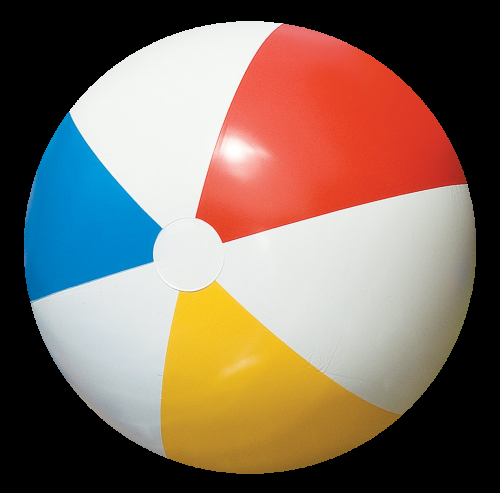
#> input picture 8- Object Detection and Object Tracking using HSV/ball.png, 500 x 493 px
$ python trackbar.py
#> lines starting #> are read from the running program, lines starting #| are printed output that depends on the picture; after the words box and inside, x2 and y2 are one past the last pixel; in counts of white or black regions, pixels touching at a corner belong together
import cv2
import numpy as np

cv2.namedWindow('image')

def nothing(x) :
    print(x)

cv2.createTrackbar('LH','image',0,255,nothing)
cv2.createTrackbar('LS','image',0,255,nothing)
cv2.createTrackbar('LV','image',0,255,nothing)
cv2.createTrackbar('UH','image',0,255,nothing)
cv2.createTrackbar('US','image',0,255,nothing)
cv2.createTrackbar('UV','image',0,255,nothing)

while True :
    img = cv2.imread("ball.png",1)
#> img is the input picture: shape (493, 500, 3); mean B, G, R 97, 110.1, 128.1
    hsv = cv2.cvtColor(img, cv2.COLOR_BGR2HSV)
#> hsv: shape (493, 500, 3); mean H, S, V 28.4, 68.7, 141.4

    lh = cv2.getTrackbarPos('LH','image')
    ls = cv2.getTrackbarPos('LS','image')
    lv = cv2.getTrackbarPos('LV','image')
    uh = cv2.getTrackbarPos('UH','image')
    us = cv2.getTrackbarPos('US','image')
    uv = cv2.getTrackbarPos('UV','image')

    lower_b = np.array([lh,ls,lv] )
    upper_b = np.array([uh,us,uv])
    mask = cv2.inRange(hsv,lower_b, upper_b)
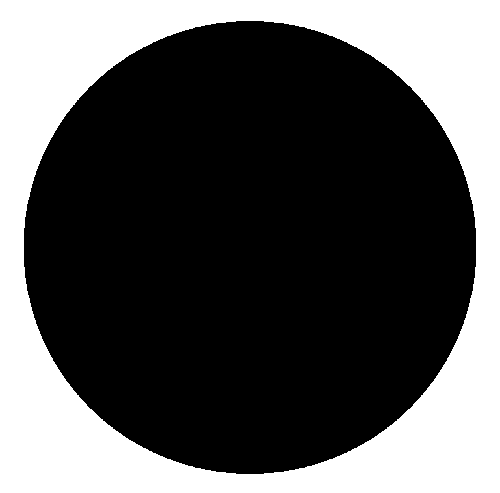
#> mask: shape (493, 500); 34.6% white; 1 white region, box (x1, y1, x2, y2) and area: (0, 0, 500, 493) 85298
    result = cv2.bitwise_and(hsv,hsv,mask = mask)
#> result: shape (493, 500, 3); every value is 0
    cv2.imshow("image",img)
    cv2.imshow("Mask" , mask)
    cv2.imshow("Result",result)

    if cv2.waitKey(27) == ord('q') :
#> (key q is pressed here)
        break


cv2.destroyAllWindows()
